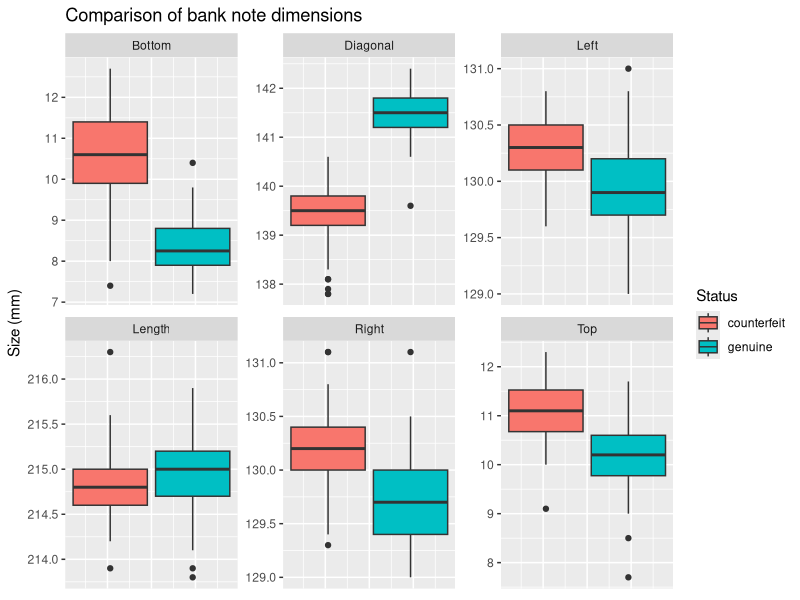
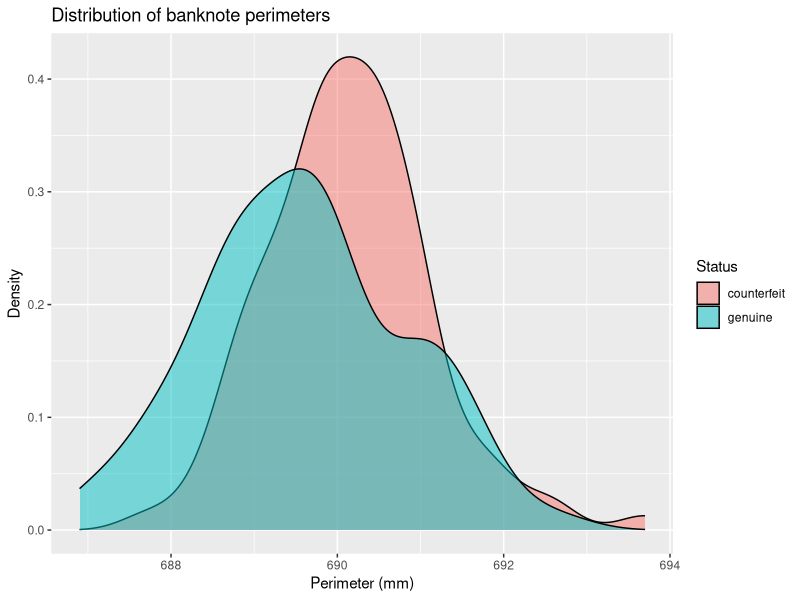
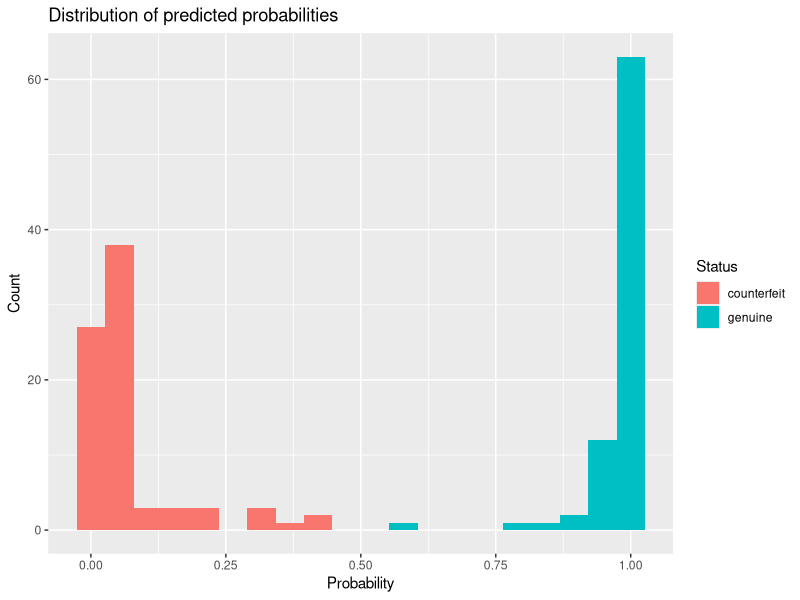
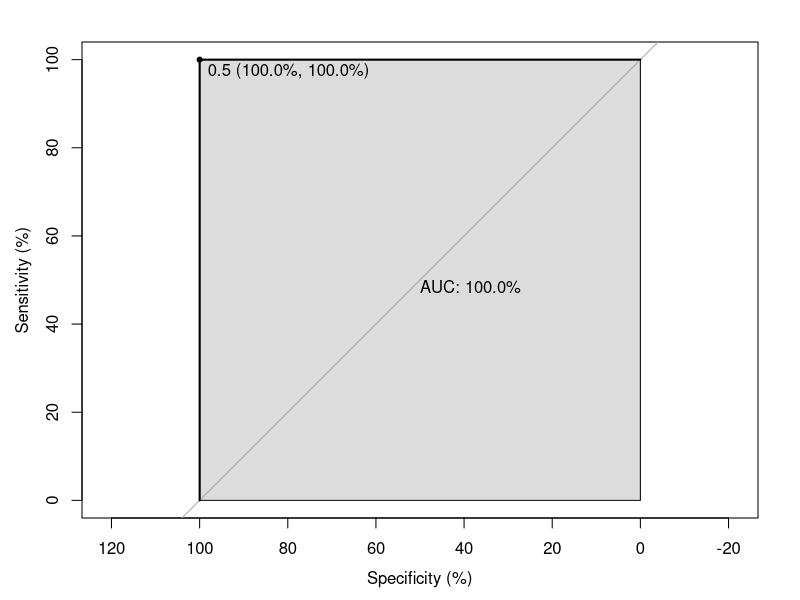

The R script that drew these images, in order:
## ---- chunk 1
library(mclust)
library(dplyr)
library(ggplot2)
library(caret)
library(pROC)
## ---- chunk 2
data(banknote)
head(banknote)
## ---- chunk 3
banknote %>%
  group_by(Status) %>%
  summarise(N = n(), 
            Mean_Length = mean(Length),
            Mean_Left = mean(Left),
            Mean_Right = mean(Right),
            Mean_Bottom = mean(Bottom),
            Mean_Top = mean(Top),
            Mean_Diagonal = mean(Diagonal),
            .groups = "keep")
## ---- chunk 4
library(tidyr)
banknote %>% 
  mutate(ID = 1:n()) %>%
  pivot_longer(Length:Diagonal,
               names_to = "Dimension",
               values_to = "Size") %>%
  mutate(Dimension = factor(Dimension),
         ID = factor(ID)) %>%
  ggplot() +
  aes(y = Size, fill = Status) +
  facet_wrap(~ Dimension, scales = "free") +
  geom_boxplot() +
  theme(axis.text.x = element_blank(),
        axis.ticks.x = element_blank()) +
  labs(y = "Size (mm)", title = "Comparison of bank note dimensions")
## ---- chunk 5
banknote %>%
  mutate(Perimeter = 2*Length + Left + Right) %>%
  ggplot() +
  aes(x = Perimeter, fill = Status) +
  geom_density(alpha = 0.5) +
  labs(x = "Perimeter (mm)", y = "Density", title = "Distribution of banknote perimeters")
## ---- chunk 6
set.seed(1)
training_index <- createDataPartition(banknote$Status, 
                                      p = 0.8,
                                      list = FALSE)

training_set <- banknote[training_index, ]
testing_set <- banknote[-training_index, ]
## ---- chunk 7
table(training_set$Status)
## ---- chunk 8
training_control <- trainControl(method = "repeatedcv",
                                 summaryFunction = defaultSummary,
                                 classProbs = TRUE,
                                 number = 10,
                                 repeats = 10)
## ---- chunk 9
set.seed(2)
knn_cv <- train(Status ~ ., 
                data = training_set,
                method = "knn",
                trControl = training_control,
                metric = "Accuracy",
                tuneGrid = data.frame(k = seq(11,85,by = 2)))
knn_cv
## ---- chunk 10
training_set <- training_set %>%
  mutate(Predicted_prob = predict(knn_cv, type = "prob")$genuine)

training_set %>%
  ggplot() +
  aes(x = Predicted_prob, fill = Status) +
  geom_histogram(bins = 20) +
  labs(x = "Probability", y = "Count", title = "Distribution of predicted probabilities" )
## ---- chunk 11
pROC_train <- roc(training_set$Status, training_set$Predicted_prob,
                quiet = TRUE,
                plot = TRUE, 
                percent = TRUE,
                auc.polygon = TRUE, 
                print.auc = TRUE, 
                print.thres = TRUE,
                print.thres.best.method = "youden")
## ---- chunk 12
knn_predictions <- predict(knn_cv, newdata = testing_set, type = "prob") %>%
  select(probability = genuine) %>%
  mutate(class = ifelse(probability > 0.5, "genuine", "counterfeit")) %>%
  mutate(class = factor(class))
## ---- chunk 13
table(knn_predictions$class)
## ---- chunk 14
knn_cm <- confusionMatrix(knn_predictions$class, testing_set$Status, mode = "everything")
knn_cm
